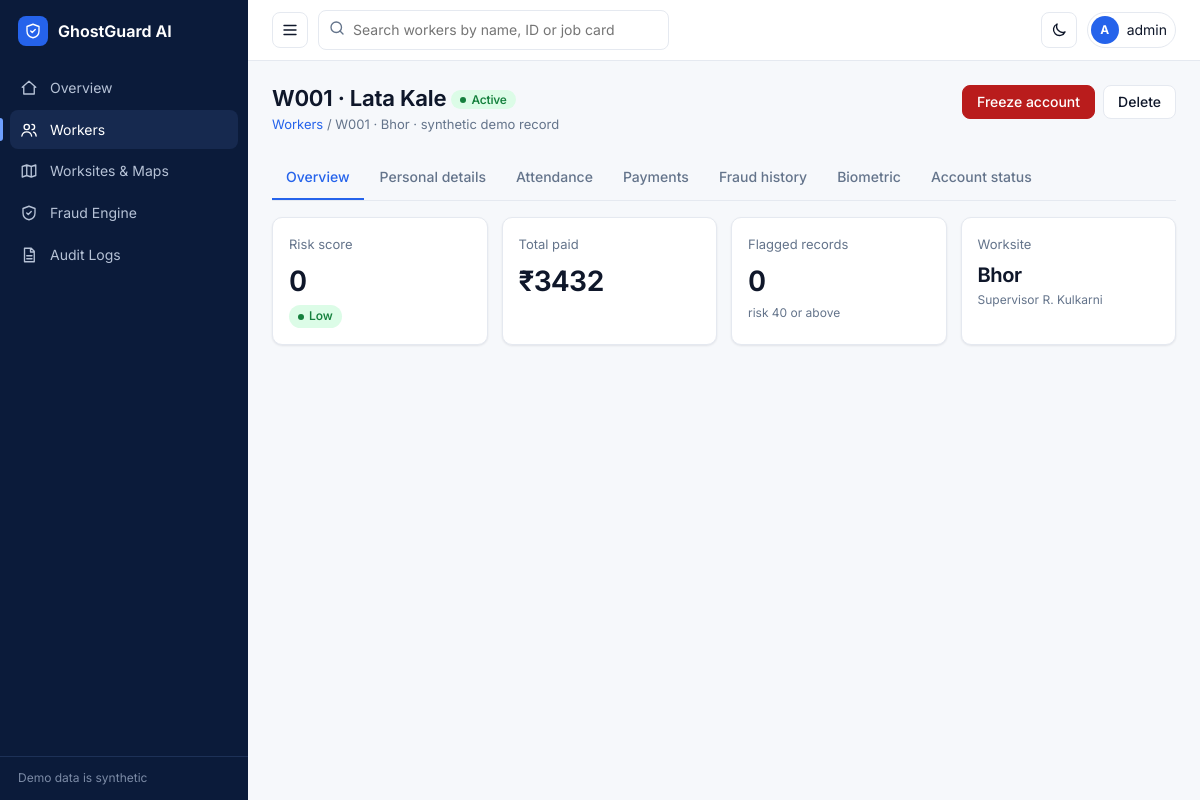
Page /workers/1 (signed in) on the committed database.
### app.py (models this page shows)
class User(UserMixin, db.Model):
    id = db.Column(db.Integer, primary_key=True)
    username = db.Column(db.String(40), unique=True, nullable=False)
    pw = db.Column(db.String(200), nullable=False)
    role = db.Column(db.String(20), nullable=False)
    must_change = db.Column(db.Boolean, default=True)

class Worker(db.Model):
    id = db.Column(db.Integer, primary_key=True)
    code = db.Column(db.String(12), unique=True); name = db.Column(db.String(100)); age = db.Column(db.Integer)
    phone = db.Column(db.String(15)); district = db.Column(db.String(60)); state = db.Column(db.String(40), default='Maharashtra')
    job_card = db.Column(db.String(30)); site_id = db.Column(db.Integer, db.ForeignKey('worksite.id'))
    wage = db.Column(db.Integer, default=312); bio_hash = db.Column(db.String(64)); acct = db.Column(db.String(20))
    status = db.Column(db.String(10), default='Active'); risk = db.Column(db.Integer, default=0)
    synthetic = db.Column(db.Boolean, default=False); ftype = db.Column(db.String(12))
    registered = db.Column(db.DateTime, default=datetime.utcnow)
    site = db.relationship('Worksite')
    attendance = db.relationship('Attendance', backref='worker', order_by='Attendance.day.desc()')
    events = db.relationship('FreezeEvent', backref='worker', order_by='FreezeEvent.at.desc()')

class Worksite(db.Model):
    id = db.Column(db.Integer, primary_key=True)
    name = db.Column(db.String(80)); district = db.Column(db.String(60))
    lat = db.Column(db.Float); lng = db.Column(db.Float); radius = db.Column(db.Integer, default=300)
    supervisor = db.Column(db.String(80))

### app.py (the view)
@app.route('/workers/<int:wid>')
@login_required
def worker(wid):
    w = db.get_or_404(Worker, wid)
    return render_template('worker.html', w=w, att=w.attendance[:40], sites=Worksite.query.all(),
                           dup=Worker.query.filter(Worker.bio_hash == w.bio_hash, Worker.id != w.id).all(),
                           shared=Worker.query.filter(Worker.acct == w.acct, Worker.id != w.id).all(),
                           paid=sum(a.pay for a in w.attendance), pending=sum(w.wage for a in w.attendance if a.present and not a.pay))

### app.py (called while the page is built)
def can(p): return current_user.is_authenticated and current_user.role in PERMS[p]

def cat(r): return 'Low' if r < 30 else 'Medium' if r < 60 else 'High' if r < 80 else 'Critical'

@lm.user_loader
def load(i): return db.session.get(User, int(i))

@app.before_request
def guard():
    if request.method == 'POST' and (not session.get('csrf') or request.form.get('csrf') != session['csrf']): abort(400, 'Invalid CSRF token')
    if current_user.is_authenticated and current_user.must_change and request.endpoint not in ('change_password', 'logout', 'static'):
        return redirect(url_for('change_password'))

### templates/worker.html (shortened to what this page needs)
{% extends 'base.html' %}{% set title='Workers' %}{% block body %}
{% set fl = w.attendance|selectattr('risk','ge',40)|list %}
<div class="bar"><div><h1>{{ w.code }} · {{ w.name }} <span class="bd {{ w.status }}" style="vertical-align:3px">{{ w.status }}</span></h1><p class="m"><a href="{{ url_for('workers') }}">Workers</a> / {{ w.code }} · {{ w.site.name }}{% if w.synthetic %} · synthetic demo record{% endif %}</p></div>
<div class="acts">{% if can('freeze') %}<button class="btn {{ 'o' if w.status=='Frozen' else 'r' }}" data-open="fm">{{ 'Unfreeze account' if w.status=='Frozen' else 'Freeze account' }}</button>{% endif %}
{% if can('delete') %}<form method="post" action="{{ url_for('worker_delete', wid=w.id) }}" data-title="Delete worker?" data-confirm="{{ w.code }} and all attendance and account history will be permanently deleted."><input type="hidden" name="csrf" value="{{ csrf() }}"><button class="btn o">Delete</button></form>{% endif %}</div></div>
<div class="tabs" role="tablist">{% for k,l in [('o','Overview'),('p','Personal details'),('a','Attendance'),('pay','Payments'),('fh','Fraud history'),('b','Biometric'),('f','Account status')] %}<button role="tab" data-t="{{ k }}" class="{{ 'on' if k=='o' }}">{{ l }}</button>{% endfor %}</div>
<div class="pn on" id="o"><div class="g"><div class="card kpi"><div class="l">Risk score</div><div class="v">{{ w.risk }}</div><span class="bd {{ cat(w.risk) }}">{{ cat(w.risk) }}</span></div><div class="card kpi"><div class="l">Total paid</div><div class="v">₹{{ paid }}</div></div><div class="card kpi"><div class="l">Flagged records</div><div class="v">{{ fl|length }}</div><div class="s">risk 40 or above</div></div><div class="card kpi"><div class="l">Worksite</div><div class="v" style="font-size:20px">{{ w.site.name }}</div><div class="s">Supervisor {{ w.site.supervisor }}</div></div></div></div>
{% endblock %}

### templates/base.html (shortened to what this page needs)
<!doctype html><html lang="en"><head><meta charset="utf-8"><meta name="viewport" content="width=device-width,initial-scale=1"><title>{{ title }} · GhostGuard AI</title>
<link rel="stylesheet" href="{{ url_for('static', filename='style.css') }}">{% block head %}{% endblock %}</head><body>
{% set nav=[('home','Overview','i-home','Overview'),('workers','Workers','i-users','Worker'),('map_page','Worksites & Maps','i-map','Maps'),('engine','Fraud Engine','i-shield','Engine')] %}
{% if can('audit') %}{% set nav = nav + [('audit','Audit Logs','i-log','Audit')] %}{% endif %}
<aside class="side" aria-label="Main navigation"><div class="brand"><div class="lg"><svg class="ic" style="color:#fff"><use href="#i-shield"/></svg></div><span>GhostGuard AI</span></div>
<nav class="nav">{% for ep,label,ico,m in nav %}<a href="{{ url_for(ep) }}" class="{{ 'on' if m in title }}" title="{{ label }}" {{ 'aria-current=page' if m in title }}><svg class="ic"><use href="#{{ ico }}"/></svg><span>{{ label }}</span></a>{% endfor %}</nav>
<div class="sfoot">Demo data is synthetic</div></aside><div class="bk"></div>
<div class="wrap"><header class="top"><button class="ib" id="sbtn" aria-label="Toggle navigation"><svg class="ic"><use href="#i-menu"/></svg></button>
<form class="srch" method="get" action="{{ url_for('workers') }}" role="search"><svg class="ic"><use href="#i-search"/></svg><input name="q" placeholder="Search workers by name, ID or job card" aria-label="Search workers"></form><div class="sp"></div>
<button class="ib" id="tbtn" aria-label="Switch light or dark theme"><svg class="ic"><use href="#i-moon"/></svg></button>
<details class="menu"><summary class="av" aria-label="Account menu"><b>{{ current_user.username[0] }}</b><span>{{ current_user.username }}</span></summary>
</details></header>
<main class="main">{% block body %}{% endblock %}</main></div>
<script src="{{ url_for('static', filename='app.js') }}"></script></body></html>

### rows in the picture
User: username "A", username "admin"
Worker: code "W001", name "Lata Kale", status "Active", status "Freeze account", risk "0", risk "Low"
Worksite: site.name "Bhor", site.supervisor "R. Kulkarni"

### other values in the picture
{{ label }} "Overview" "Workers" "Worksites & Maps" "Fraud Engine" "Audit Logs"
{{ l }} "Overview" "Personal details" "Attendance" "Payments" "Fraud history" "Biometric" "Account status"
{{ paid }} "3432"
{{ fl|length }} "0"
